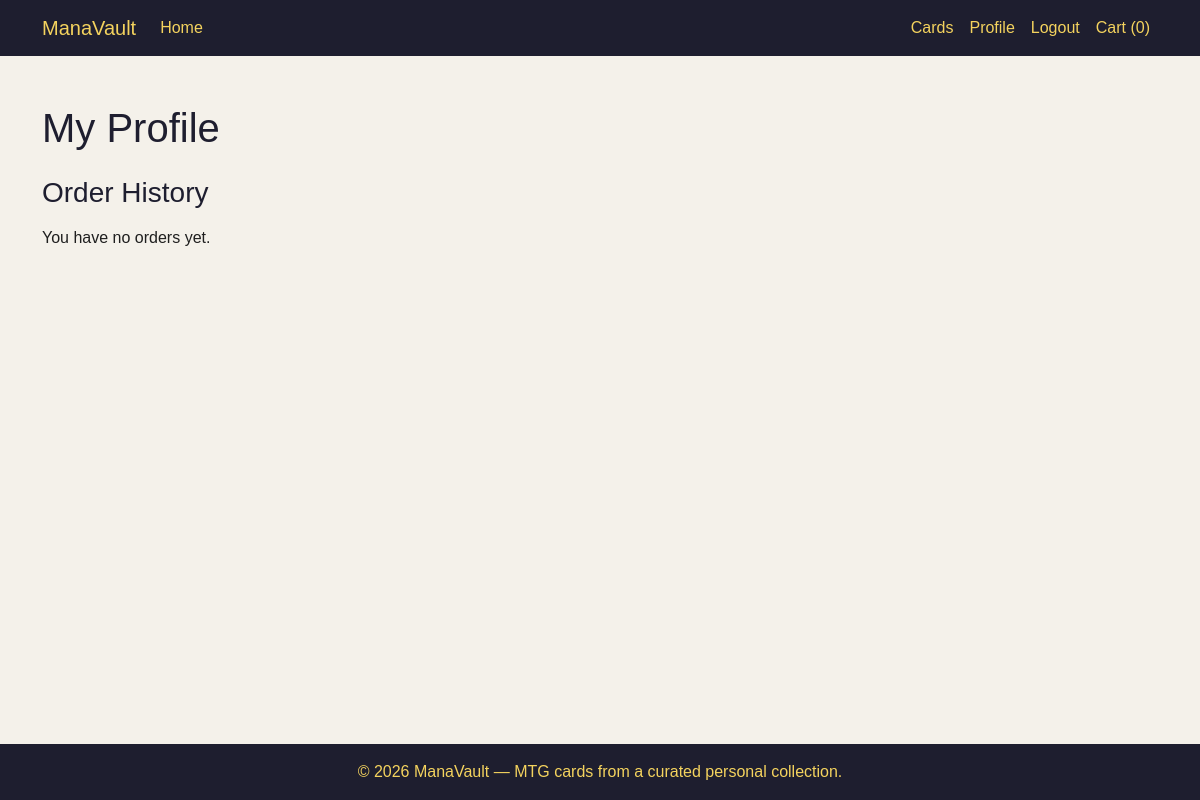
Before: /profiles/ (signed in) with the older database file.
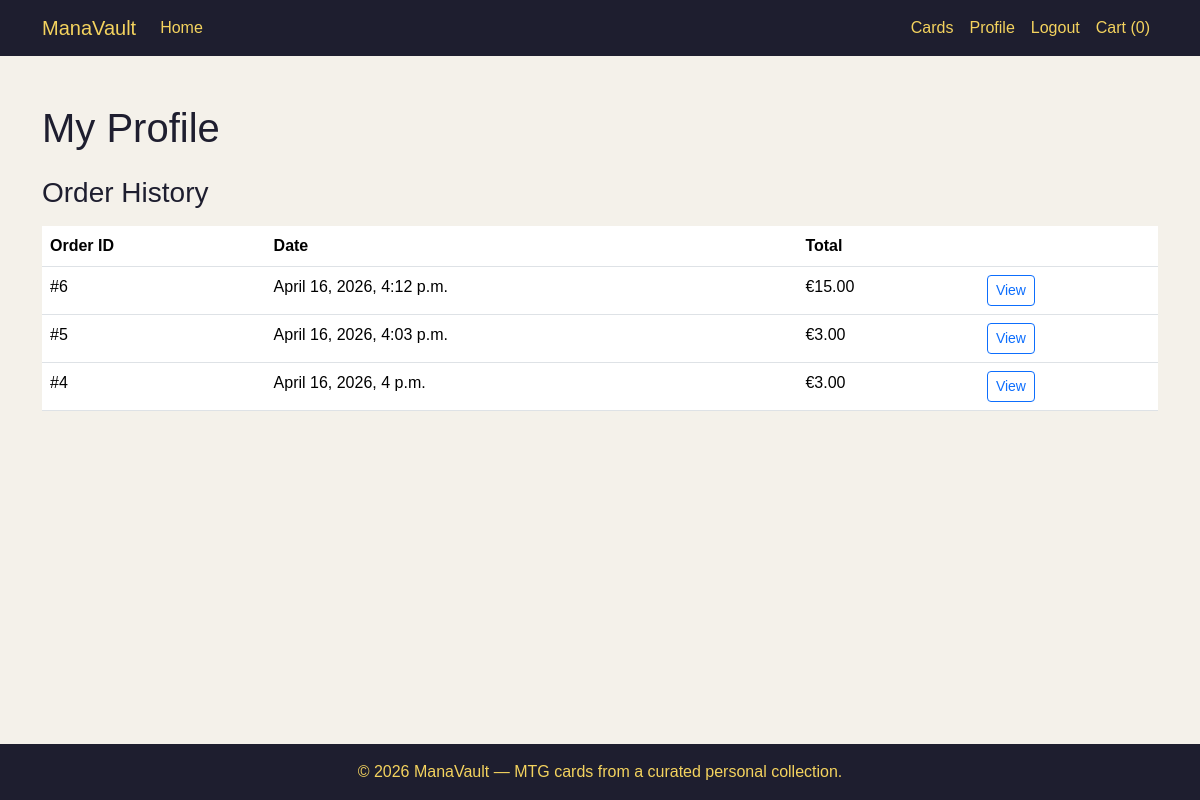
After: the same page with the newer database file.
### checkout/models.py (models this page shows, shortened)
class Order(models.Model):
    user = models.ForeignKey(User, on_delete=models.CASCADE, null=True, blank=True)
    full_name = models.CharField(max_length=50)
    email = models.EmailField()
    phone_number = models.CharField(max_length=20)
    country = models.CharField(max_length=40)
    postcode = models.CharField(max_length=20)
    town_or_city = models.CharField(max_length=40)
    street_address1 = models.CharField(max_length=80)
    street_address2 = models.CharField(max_length=80, blank=True)
    county = models.CharField(max_length=80, blank=True)
    date = models.DateTimeField(auto_now_add=True)
    order_total = models.DecimalField(max_digits=10, decimal_places=2, default=0)

### profiles/views.py (the view)
# urls.py: path('', profile, name='profile'),
@login_required
def profile(request):
    orders = Order.objects.filter(user=request.user).order_by('-date')
    return render(request, 'profiles/profile.html', {
        'orders': orders,
    })

### templates/profiles/profile.html (shortened to what this page needs)
{% extends 'base.html' %}
{% block content %}
<div class="py-4">
    <h1 class="mb-4">My Profile</h1>
    <h3 class="mb-3">Order History</h3>
    {% if orders %}
        <div class="table-responsive">
            <table class="table">
                <thead>
                    <tr>
                        <th>Order ID</th>
                        <th>Date</th>
                        <th>Total</th>
                        <th></th>
                    </tr>
                </thead>
                <tbody>
                    {% for order in orders %}
                        <tr>
                            <td>#{{ order.id }}</td>
                            <td>{{ order.date }}</td>
                            <td>€{{ order.order_total }}</td>
                            <td>
                                <a href="{% url 'order_detail' order.id %}" class="btn btn-sm btn-outline-primary">
                                    View
                                </a>
                            </td>
                        </tr>
                    {% endfor %}
                </tbody>
            </table>
        </div>
    {% else %}
        <p>You have no orders yet.</p>
    {% endif %}
</div>
{% endblock %}

### templates/base.html (shortened to what this page needs)
<!DOCTYPE html>
<html lang="en">
<head>
    <link href="https://cdn.jsdelivr.net/npm/bootstrap@5.3.3/dist/css/bootstrap.min.css" rel="stylesheet">
    {% load static %}
    <link rel="stylesheet" href="{% static 'css/base.css' %}">
</head>
<body>
    {% include 'includes/navbar.html' %}
    <main class="container py-4">
        {% block content %}{% endblock %}
    </main>
    {% include 'includes/footer.html' %}
</body>
</html>

### templates/includes/navbar.html (shortened to what this page needs)
<nav class="navbar navbar-expand-lg navbar-dark bg-dark">
    <div class="container">
        <a class="navbar-brand" href="{% url 'home' %}">ManaVault</a>
        <div class="collapse navbar-collapse" id="main-nav">
            <ul class="navbar-nav me-auto mb-2 mb-lg-0">
                <li class="nav-item">
                    <a class="nav-link" href="{% url 'home' %}">Home</a>
                </li>
            </ul>
            <ul class="navbar-nav ms-auto mb-2 mb-lg-0">
                {% if user.is_authenticated %}
                    <li class="nav-item">
                        <a class="nav-link" href="{% url 'cards' %}">Cards</a>
                    </li>
                    <li class="nav-item">
                        <a class="nav-link" href="{% url 'profile' %}">Profile</a>
                    </li>
                    <li class="nav-item">
                        <a class="nav-link" href="{% url 'logout' %}">Logout</a>
                    </li>
                {% endif %}
                <li class="nav-item">
                    <a href="{% url 'view_cart' %}" class="nav-link">
                        Cart (<span id="cart-count">{{ request.session.cart|length|default:0 }}</span>)
                    </a>
                </li>
            </ul>
        </div>
    </div>
</nav>

### templates/includes/footer.html
<footer class="mt-5 py-3">
    <div class="container text-center">
        <p class="mb-0">
            © 2026 ManaVault — MTG cards from a curated personal collection.
        </p>
    </div>
</footer>

### static/css/base.css (style rules this page uses)
body { min-height: 100vh; display: flex; flex-direction: column; background-color: #f4f1ea; color: #1f1f1f; font-family: Arial, sans-serif; }
main { flex: 1; }
.navbar { background-color: #1e1e2f !important; }
.navbar-brand, .navbar .nav-link { color: #f4d35e !important; font-weight: 500; }
footer { background-color: #1e1e2f; color: #f4d35e; }
h1, h2, h3, h4, h5 { color: #1e1e2f; }

Changed rows visible on the page:
added Order: id "6", date "April 16, 2026, 4:12 p.m.", order_total "15.00"
added Order: id "5", date "April 16, 2026, 4:03 p.m.", order_total "3.00"
added Order: id "4", date "April 16, 2026, 4 p.m.", order_total "3.00"
Other visible differences:
text no longer shown: "You have no orders yet."
text now shown: "Order ID Date Total"
